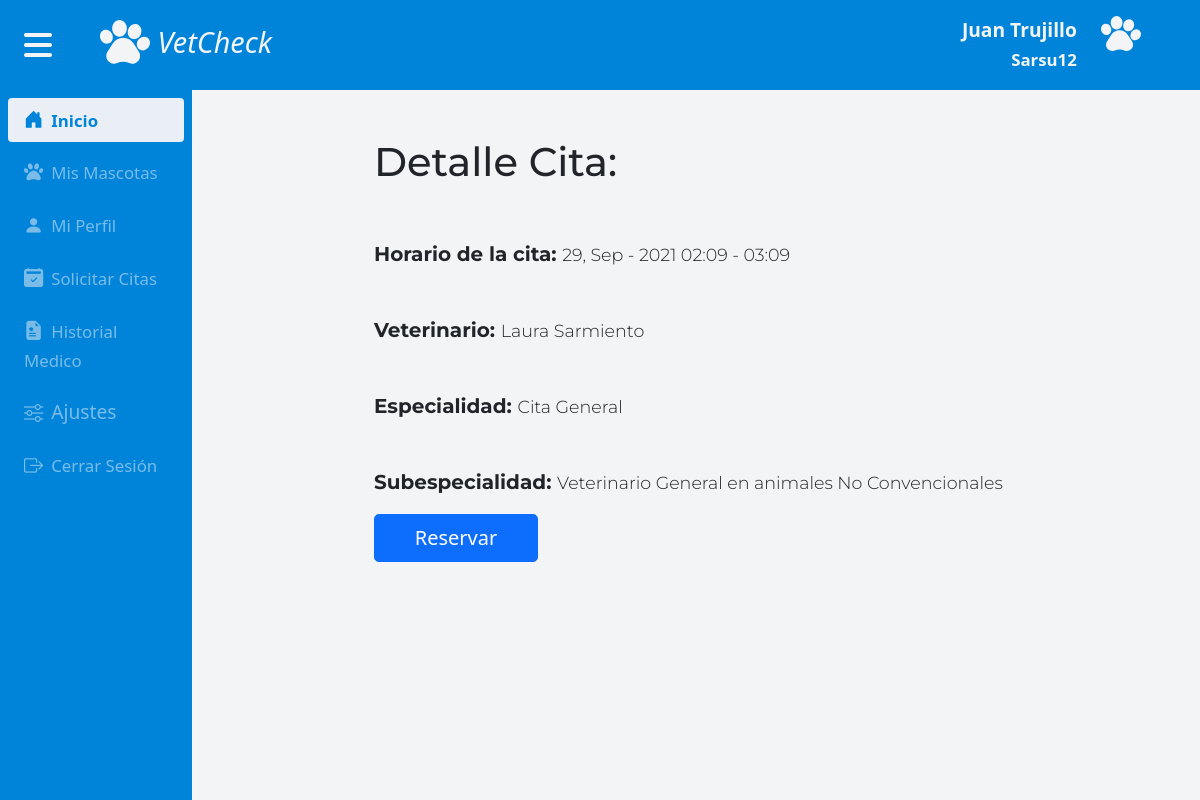
The page /detalle-cita/1/ (signed in) on the database its author committed.
### users/models.py (models this page shows, shortened)
class User(AbstractUser):
    groups = models.ForeignKey(Group, on_delete= models.CASCADE, default = 1)

class PerfilCliente (models.Model):
    usuario = models.OneToOneField(User, on_delete=models.CASCADE)
    nombres = models.CharField(verbose_name= "Nombres", max_length= 40)
    apellidos = models.CharField(verbose_name="Apellidos", max_length= 75)
    phone_regex = RegexValidator(regex='^(3)([0-9]){9}$', message = "Por favor escribe el numero en el formato aceptado sin codigo de area ej: 3123456789")
    phone = models.CharField(validators=[phone_regex], max_length=10, verbose_name="Telefono")
    direccion = models.CharField(verbose_name= "Direccion", max_length = 60)
    slug = models.SlugField(null=True, blank = True)
    class Ciudades(models.IntegerChoices):
     BOGOTA=   1, 'Bogota'
     MEDELLIN =   2, 'Medellin'
     CALI =    3, 'Cali'
     BARRANQUILLA =   4, 'Barranquilla'
     CARTAGENA =    5, 'Cartagena'
     CUCUTA =    6, 'Cucuta'
     BUCARAMANGA =    7, 'Bucaramanga'
     VILLAVICENCIO =   8, 'Villavicencio'
     IBAGUE =    9, 'Ibague'
     SANTAMARTA =    10, 'Santa Marta'
     MANIZALES=    11, 'Manizales'
     PEREIRA=    12, 'Pereira'
     NEIVA=    13, 'Neiva'
     PASTO=    14, 'Pasto'
     ARMENIA=    15, 'Armenia'
    ciudad = models.IntegerField(choices = Ciudades.choices , default = Ciudades.BOGOTA)

class PerfilVeterinario(models.Model):
    usuario = models.OneToOneField(User, on_delete=models.CASCADE)
    nombres = models.CharField(verbose_name= "Nombres", max_length= 40)
    apellidos = models.CharField(verbose_name="Apellidos", max_length= 75)
    phone_regex = RegexValidator(regex='^(3)([0-9]){9}$', message = "Por favor escribe el numero en el formato aceptado sin codigo de area ej: 3123456789")
    phone = models.CharField(validators=[phone_regex], max_length=10, verbose_name="Telefono")
    direccion = models.CharField(verbose_name= "Direccion", max_length = 60)
    slug = models.SlugField(null=True, blank = True)
    class Ciudades(models.IntegerChoices):
     BOGOTA=   1, 'Bogota'
     MEDELLIN =   2, 'Medellin'
     CALI =    3, 'Cali'
     BARRANQUILLA =   4, 'Barranquilla'
     CARTAGENA =    5, 'Cartagena'
     CUCUTA =    6, 'Cucuta'
     BUCARAMANGA =    7, 'Bucaramanga'
     VILLAVICENCIO =   8, 'Villavicencio'
     IBAGUE =    9, 'Ibague'
     SANTAMARTA =    10, 'Santa Marta'
     MANIZALES=    11, 'Manizales'
     PEREIRA=    12, 'Pereira'
     NEIVA=    13, 'Neiva'
     PASTO=    14, 'Pasto'
     ARMENIA=    15, 'Armenia'
    ciudad = models.IntegerField(choices = Ciudades.choices , default = Ciudades.BOGOTA)
    class Cargos(models.IntegerChoices):
      ESTILISTA=  1, 'Estilista'
      VETGENERAL =  2, 'Veterinario General'
      VETESPECIALISTA =  3, 'Veterinario Especialista'
    cargo = models.IntegerField(choices = Cargos.choices, default = Cargos.VETGENERAL)
    class Animales(models.IntegerChoices):
        CONVENCIONALES = 1, 'Convencionales'
        NOCONVENCIONALES = 2, 'No Convencionales'
    animales = models.IntegerField(choices = Animales.choices, default = Animales.CONVENCIONALES)

### vetmain/models.py (models this page shows, shortened)
class HistoriaClinica(models.Model):
    motivo = models.TextField(max_length= 150, verbose_name= "Motivo de consulta", blank = True, null = True)
    class Esp(models.IntegerChoices):
        GEN = 1 , 'Cita General'
        CIR = 2 , 'Cirugia'
        EXM = 3 , 'Examenes'
    subespecialidad = models.IntegerField(choices = Esp.choices, default = Esp.GEN, blank = False, null = False)
    examen_fisico = models.TextField(max_length= 350, blank = True, null = True)
    vacunas = models.CharField(max_length= 40, blank = True, null = True)
    antiparacito = models.CharField(max_length= 40, blank = True, null = True)
    examenes = models.FileField(upload_to = 'archivos', blank = True, null = True)
    diagnostico = models.TextField(max_length= 350, blank = True, null = True)
    receta = models.TextField(max_length=350, blank = True, null = True)
    class Meta:
        abstract = True

class Cita(HistoriaClinica):
    paciente = models.ForeignKey(Mascota, on_delete=models.CASCADE, blank = True, null = True)
    usuario = models.ForeignKey(PerfilCliente, on_delete=models.CASCADE, blank = True, null = True)
    fecha = models.DateTimeField(auto_now= False, auto_now_add= False, blank = False)
    veterinario = models.ForeignKey(PerfilVeterinario, null = False, blank = False, on_delete= models.CASCADE)
    confirmacion = models.BooleanField(null = False, default = False)
    def get_hora_final(self):
        hora_final = self.fecha + timedelta(hours = 1)
        return hora_final

### vetmain/views.py (the view)
# urls.py: path('detalle-cita/<int:pk>/', DetalleCita.as_view(), name="detalle-cita"),
class DetalleCita(LoginRequiredMixin, generic.DetailView):
    model = Cita
    template_name = "detalle-cita.html"
    def get(self, request, *args, **kwargs):
        if self.request.user.groups.name == "Cliente":
            if Cita.objects.filter(Q(pk = self.get_object().pk) & Q(paciente__isnull = False)):
                if self.request.user == self.get_object().usuario.usuario:
                    return super().get(request, *args, **kwargs)
                else:
                    return redirect('lista-citas')
            else:
                return super().get(request, *args, **kwargs)
        else:
            return(redirect('home'))

### vetmain/templates/detalle-cita.html (shortened to what this page needs)
{% extends 'base.html' %}
{% load static %}
{% load crispy_forms_tags %}
{% block css %}
<link rel="stylesheet" href="{% static 'css/vetmain.css' %}">
<link rel="stylesheet" href="https://cdn.jsdelivr.net/npm/fullcalendar@5.9.0/main.min.css">
{% endblock %}
{% block content %}
<section class="home-main">
{% include 'navmain.html' %}
{% if request.user.perfilcliente %}
{% load static %}
<section class="content-main row d-flex justify-content-center">
  {% include 'menu-izquierda.html' %}
    <div class="col-lg-10 col-sm-12 contenidoInner row d-flex justify-content-center px-0">
       <div class="col-md-8 py-5">
            <h1>Detalle Cita:</h1>
            <div class="row d-flex justify-content-center">
                <div class="col-md-12">
                    <h5 class="mt-5 mb-1 fw-bold">Horario de la cita: <small class="fw-light">{{object.fecha|date:"d, M - Y H:m"}} - {{object.get_hora_final|date:" H:m"}}</small></h5>
                </div>
                <div class="col-md-12">
                    <h5 class="mt-5 mb-1 fw-bold">Veterinario: <small class="fw-light">{{object.veterinario.nombres}} {{object.veterinario.apellidos}}</small></h5>
                </div>
                <div class="col-md-12">
                    <h5 class="mt-5 mb-1 fw-bold">Especialidad: <small class="fw-light">{{object.get_subespecialidad_display}}</small></h5>
                </div>
                <div class="col-md-12">
                    <h5 class="mt-5 mb-1 fw-bold">Subespecialidad: <small class="fw-light">{{object.veterinario.get_cargo_display}} en animales {{object.veterinario.get_animales_display}}</small></h5>
                </div>
                {% if not object.paciente %}
                <div class="col-md-12 my-3">
                    <a class="btn btn-primary btn-lg col-md-3">Reservar</a>
                </div>
                {% endif %}
            </div>
          </div>
    </div>
</section>
{% endif %}
{% endblock %}

### vetmain/templates/navmain.html (shortened to what this page needs)
{% load static %}
<section class="navcliente">
    <nav class="navbar navbar-expand-lg px-3">
        <div class="container-fluid px-2">
          <a class="me-5 span-sidebar" id="icox" aria-current="page" href="#"><i class="fa fa-bars" id="bars"></i></a>
          <a class="navbar-brand" href="{% url 'home-cliente' %}"><img class="img-fluid img-nav" src="{% static 'img/pawprint.svg'%}" onmouseover="this.src='{% static  'img/logocel.png' %}'" onmouseout="this.src='{% static  'img/pawprint.svg' %}'"> VetCheck</a>
          <div class="collapse navbar-collapse" id="navbarSupportedContent">
            <ul class="navbar-nav ms-auto mb-2 mb-lg-0">
              <li class="nav-item"><a class="nav-link nav-linkPC active" aria-current="page" href="#">
                <div class="row">
                  <div class="col-8 text-end">
                    <strong >{{request.user.perfilcliente.nombres}} {{request.user.perfilcliente.apellidos}}</strong>
                    <small class="font-weight-light">{{request.user.username}}</small>
                  </div>
                  <div class="col-4">
                  <img href="#" src="{% static 'img/pawprint.svg'%}" style="max-width: 40px;">
                  </div>
                </div>
              </a></li>
            </ul>
          </div>
        </div>
      </nav>
</section>

### VetCheck/static/css/base.css (style rules this page uses)
body { font-size:16px; margin: 0; height: 100%; overflow-x: hidden; }
h1,h2,h3 { font-family: 'Montserrat', sans-serif!important; }
h4,h5,h6 { font-family: 'Montserrat', sans-serif!important; }
html { margin: 0; height: 100%; }

### VetCheck/static/css/vetmain.css (style rules this page uses)
.home-main { height: 100%!important; width: 100%; overflow-x: hidden; overflow-y: hidden; }
.contenidoInner { -webkit-transition: all 0.3s ease; transition: all 0.3s ease; }
.navcliente .navbar { background-color: #0084da!important; }
.navcliente .navbar-brand { color:#f3f4f5; font-weight:lighter; font-style: italic; font-size: 1.8rem; }
.navcliente .navbar .nav-link { color: #f3f4f5 !important; font-size: 1.2rem; opacity: 0.5; }
.navcliente .navbar .active { opacity: 1!important; color: #f3f4f5 !important; font-weight: bold; }
.navcliente .navbar-brand img { max-width:50px; }
.content-main { height: 100%; }
.navcliente .span-sidebar { font-size: 2rem!important; color:#f3f4f5; }
.content-main .contenidoInner { overflow-y: auto; height: 100%; position: relative; }

### rows shown on the page
User: user.perfilcliente.nombres "Juan", user.perfilcliente.apellidos "Trujillo", user.username "Sarsu12"
Cita: fecha "29, Sep - 2021 02:09", get_hora_final "03:09", veterinario.nombres "Laura", veterinario.apellidos "Sarmiento", subespecialidad "Cita General", veterinario.cargo "Veterinario General", veterinario.animales "No Convencionales"
